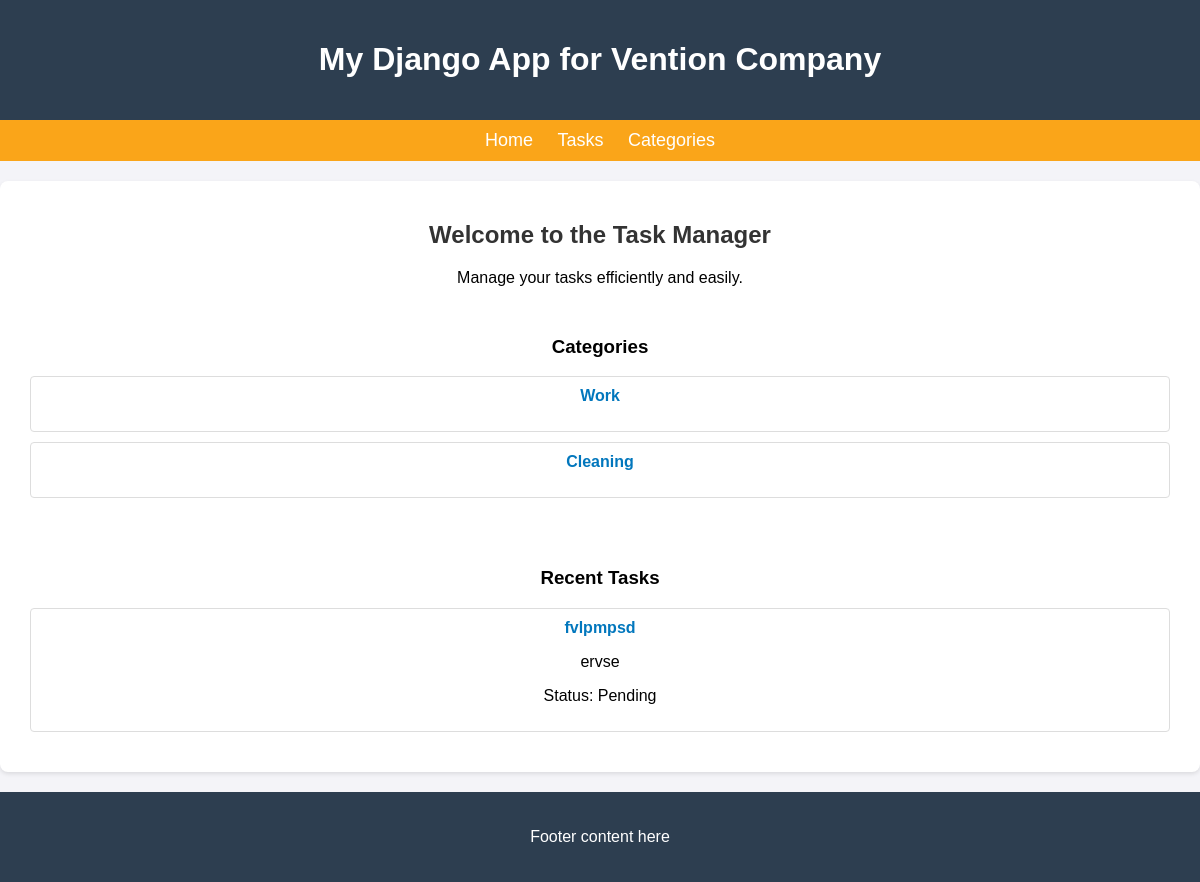
The app's page /, older data.
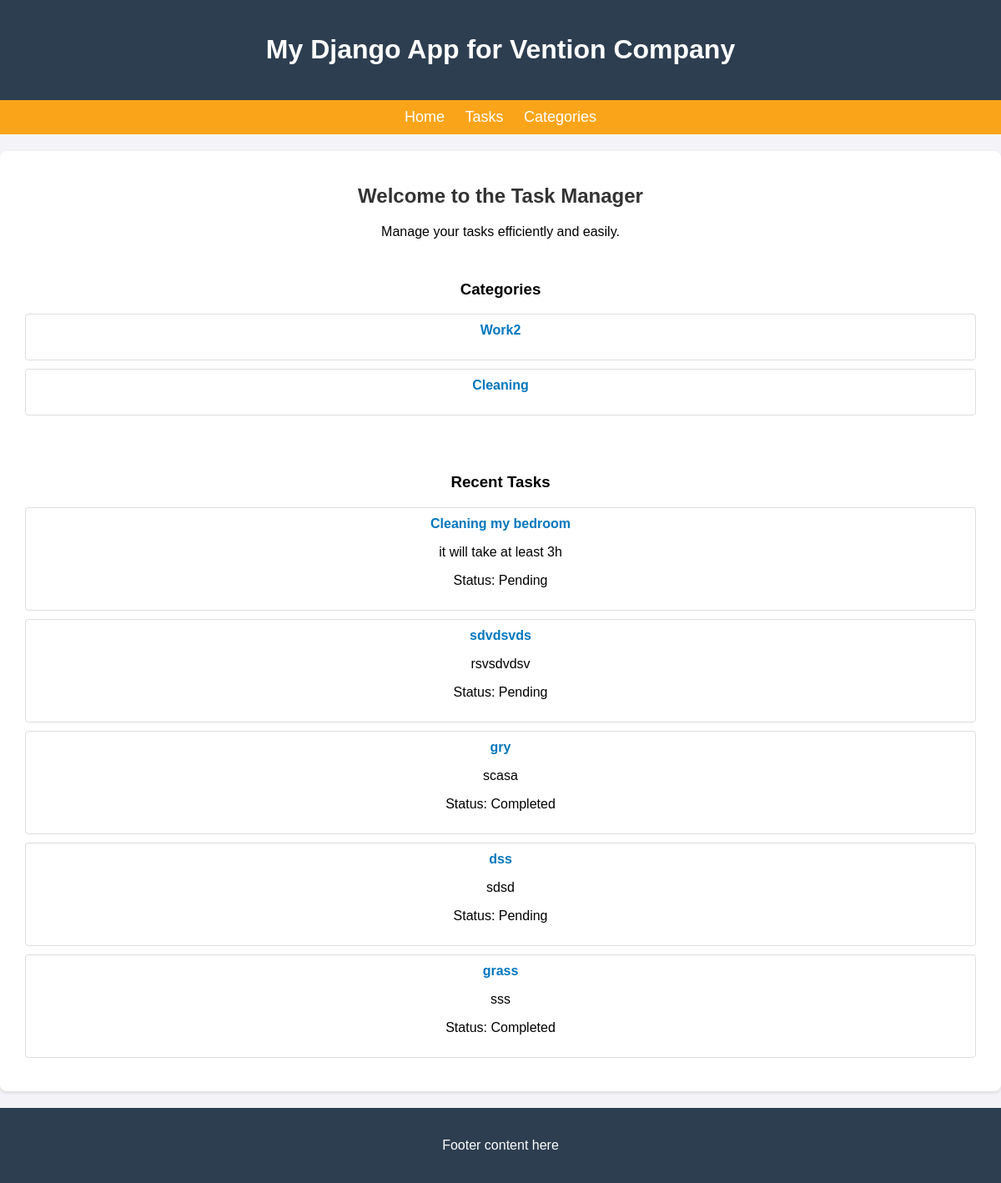
The same page, newer data.
### vention_app/models.py (models this page shows, shortened)
class Category(models.Model):
    name = models.CharField(max_length=100)

class Task(models.Model):
    title = models.CharField(max_length=100)
    description = models.TextField()
    completed = models.BooleanField(default=False)
    category = models.ForeignKey(Category, on_delete=models.CASCADE)
    due_date = models.DateField(null=True, blank=True) # An extra

### vention_app/views.py (the view)
# urls.py: 2. Add a URL to urlpatterns:  path('', views.home, name='home')
def home(request):
    categories = Category.objects.all()
    recent_tasks = Task.objects.filter(due_date__gte=datetime.now() - timedelta(days=7))  # Example
    return render(request, 'vention_app/home.html', {'categories': categories, 'recent_tasks': recent_tasks})

### vention_app/templates/vention_app/home.html (shortened to what this page needs)
{% extends 'vention_app/base.html' %}
{% block content %}
<div class="home-content">
    <h2>Welcome to the Task Manager</h2>
    <p>Manage your tasks efficiently and easily.</p>
    <div class="categories-section">
        <h3>Categories</h3>
        <div class="categories">
            {% for category in categories %}
            <div class="category-card">
                <h4>{{ category.name }}</h4>
            </div>
            {% empty %}
            <p>No categories found.</p>
            {% endfor %}
        </div>
    </div>
    <div class="recent-tasks-section">
        <h3>Recent Tasks</h3>
        <div class="tasks">
            {% for task in recent_tasks %}
            <div class="task-card">
                <h4>{{ task.title }}</h4>
                <p>{{ task.description }}</p>
                <p>Status: {% if task.completed %}Completed{% else %}Pending{% endif %}</p>
            </div>
            {% empty %}
            <p>No recent tasks.</p>
            {% endfor %}
        </div>
    </div>
</div>
{% endblock %}

### vention_app/templates/vention_app/base.html (shortened to what this page needs)
{% load static %}
<!DOCTYPE html>
<html>
<head>
</head>
<body>
    <header>
        <h1>My Django App for Vention Company</h1>
    </header>
    <nav>
        <a href="/">Home</a>
        <a href="/tasks/">Tasks</a>
        <a href="/categories/">Categories</a>
    </nav>
    <div class="container">
        {% block content %}
        {% endblock %}
    </div>
    <footer>
        <p>Footer content here</p>
    </footer>
</body>
</html>

### vention_app/templates/vention_app/base.html (style rules this page uses)
body { font-family: Arial, sans-serif; background-color: #f4f4f8; margin: 0; padding: 0; }
header, footer { background: #2d3e50; color: white; padding: 20px; text-align: center; }
nav { background: #FAA519; padding: 10px; text-align: center; }
nav a { margin: 0 10px; color: white; text-decoration: none; font-size: 18px; }
.container { max-width: 1200px; margin: 20px auto; padding: 20px; background-color: white; border-radius: 8px; box-shadow: 0 2px 4px rgba(0, 0, 0, 0.1); }
h2 { color: #333; }

### vention_app/templates/vention_app/home.html (style rules this page uses)
.home-content { text-align: center; margin-top: 20px; }
.categories-section, .recent-tasks-section { margin-top: 20px; padding: 10px; }
.category-card, .task-card { margin-bottom: 10px; padding: 10px; background-color: #fff; border: 1px solid #ddd; border-radius: 4px; }
.category-card h4, .task-card h4 { margin: 0 0 10px 0; color: #0277bd; }

Row changes from the older to the newer data that the page shows:
removed Task: title "fvlpmpsd", description "ervse", completed "Pending"
changed Category: name "Work" → "Work2"
added Task: title "Cleaning my bedroom", description "it will take at least 3h", completed "Pending"
added Task: title "sdvdsvds", description "rsvsdvdsv", completed "Pending"
added Task: title "gry", description "scasa", completed "Completed"
added Task: title "dss", description "sdsd", completed "Pending"
added Task: title "grass", description "sss", completed "Completed"
